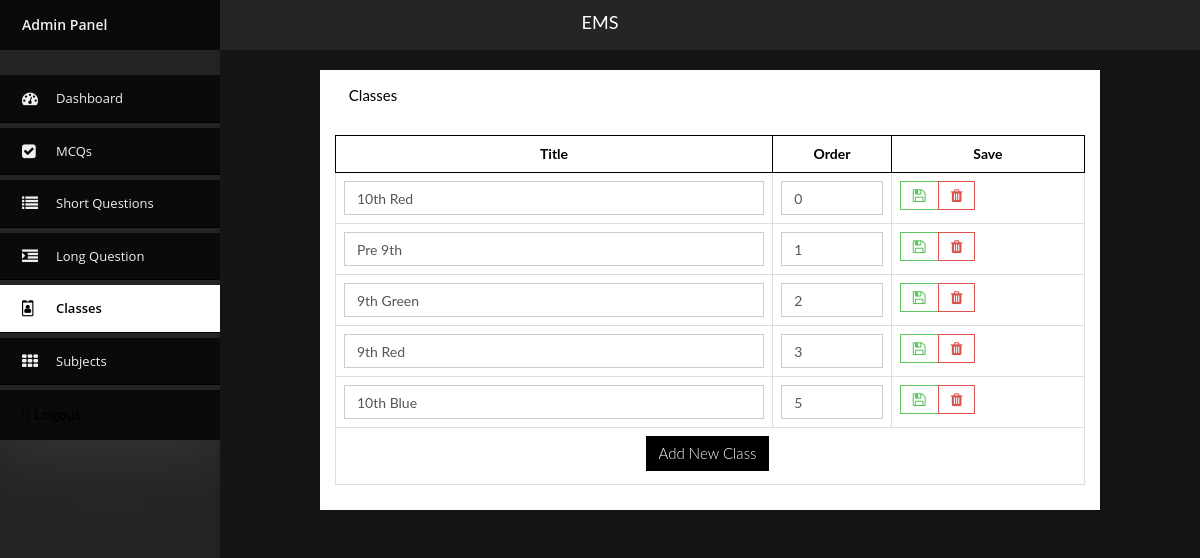
Page /editor/classes.php (signed in) on the earlier database version.
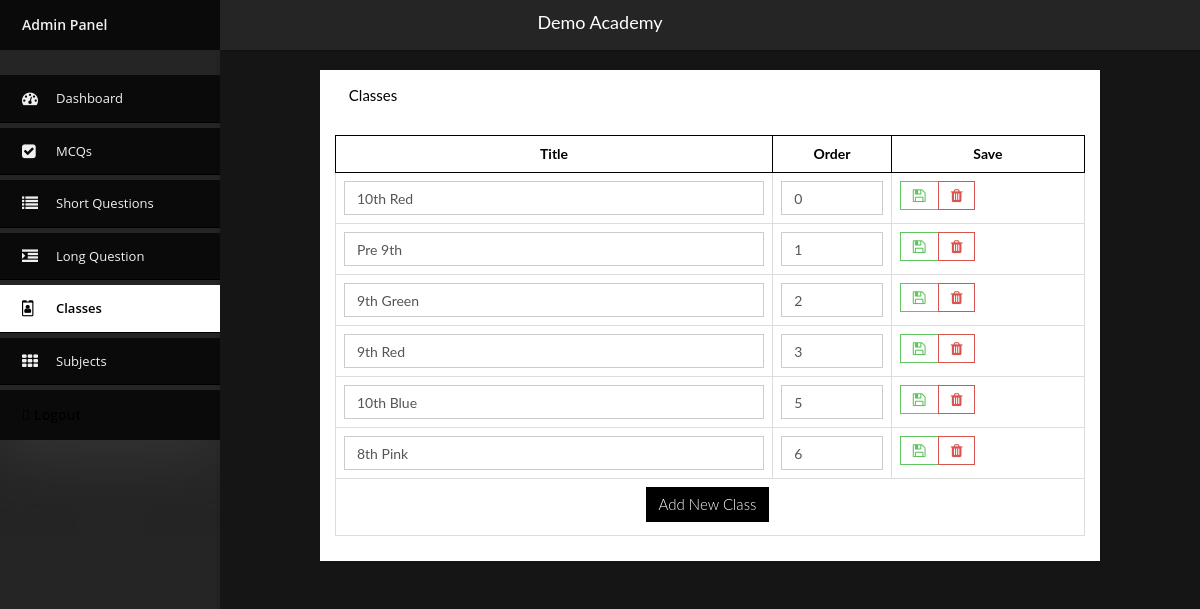
Same page on the later database version.
### tables this page shows
CREATE TABLE IF NOT EXISTS `contact` (
  `id` int(11) NOT NULL AUTO_INCREMENT,
  `sitename` text,
  `logo` text,
  `phone` text,
  `email` text,
  `address` text,
  `gmaps` text,
  `cover` text,
  `post` text,
  `fpost` text,
  `facebook` text,
  `twitter` text,
  `insta` text,
  `youtube` text,
  PRIMARY KEY (`id`)
);

CREATE TABLE IF NOT EXISTS `classes` (
  `id` int(11) NOT NULL AUTO_INCREMENT,
  `name` text NOT NULL,
  `ordr` int(11) NOT NULL,
  `created_at` timestamp NOT NULL DEFAULT CURRENT_TIMESTAMP,
  PRIMARY KEY (`id`)
);

### editor/classes.php (the view, shortened to what this page needs)
<html>
<head>
  <?php include('include/head.php') ?>
  <?php if(empty( $_GET['page_name'])) $link = 'Null' ?>
  <?php if(empty( $_GET['page_name'])) $link = 'classes' ?>
</head>
<body onload="showtoast()" class="page-header-fixed bg-1 sidebar-nav">
  <div class="modal-shiftfix">
    <?php include('include/header.php') ?>
    <div class="container-fluid main-content">
      <div class="row">
        <div class="col-lg-1">
        </div>
        <div class="col-lg-10">
          <div class="widget-container fluid-height clearfix">
            <div class="heading" style="text-transform: capitalize;">
              <i class="fa fa-images"></i> Classes
            </div>
            <div class="widget-content padded clearfix">
              <table class="table table-bordered">
                <thead>
                  <th>
                   Title
                 </th>
                <th style="max-width: 60px;">
                  Order
                </th>
                <th class="hidden-xs">
                  Save
                </th>
              </thead>
              <tbody>
                <?php
                $rows =mysqli_query($con,"SELECT * FROM classes  ORDER BY ordr" ) or die(mysqli_error($con));
                $n=0;
                while($row=mysqli_fetch_array($rows)){
                  $name = $row['name'];
                  $ordr = $row['ordr'];
                  $id = $row['id'];
                  ?>
                  <form method="post" action="" enctype="multipart/form-data">
                    <tr>
                      <td>
                        <input type="text" class="form-control" name="name<?php echo $n ?>" value="<?php echo $name ?>">
                      </td>
                      <td  style="max-width: 60px;">
                        <input required="" type="text" class="form-control" name="ordr<?php echo $n ?>" value="<?php echo $ordr ?>">
                      </td>
                      <td>
                        <div class="btn-group">
                          <button type="submit" name="savecat<?php echo $n ?>" class="btn btn-success-outline" value="<?php echo $id ?>"> <i class="fa fa-save"></i></button>
                          <button type="submit" name="delcat<?php echo $n ?>" class="btn btn-danger-outline" value="<?php echo $id ?>"> <i class="fa fa-trash"></i></button>
                        </div>
                      </td>
                    </tr>
                  </form>
                  <?php $n++; } ?>
                  <tr>
                    <td colspan="5" class="text-center">
                      <button type="button" class="btn btn-primary" data-toggle="modal" data-target="#exampleModal">
                        Add New Class
                      </button>
                    </td>
                  </tr>
                </tbody>
              </table>
            </div>
          </div>
        </div>
      </div>
    </div>
      <div class="space">
      </div>
    </div>
  </body>
  </html>

### editor/include/head.php (shortened to what this page needs)
 <?php include"../include/connect.php";?>
<?php
$rows =mysqli_query($con,"SELECT * FROM contact " ) or die(mysqli_error($con));
while($row=mysqli_fetch_array($rows)){
  $sitename = $row['sitename'];
}
?>
<link rel="stylesheet" href="../plugins/font-awesome/css/font-awesome.min.css">
<link href="stylesheets/bootstrap.min.css" media="all" rel="stylesheet" type="text/css" />
<link href="stylesheets/hightop-font.css" media="all" rel="stylesheet" type="text/css" />
<link href="stylesheets/isotope.css" media="all" rel="stylesheet" type="text/css" />
<link href="stylesheets/jquery.fancybox.css" media="all" rel="stylesheet" type="text/css" />
<link href="stylesheets/fullcalendar.css" media="all" rel="stylesheet" type="text/css" />
<link href="stylesheets/wizard.css" media="all" rel="stylesheet" type="text/css" />
<link href="stylesheets/select2.css" media="all" rel="stylesheet" type="text/css" />
<link href="stylesheets/morris.css" media="all" rel="stylesheet" type="text/css" />
<link href="stylesheets/datatables.css" media="all" rel="stylesheet" type="text/css" />
<link href="stylesheets/datepicker.css" media="all" rel="stylesheet" type="text/css" />
<link href="stylesheets/timepicker.css" media="all" rel="stylesheet" type="text/css" />
<link href="stylesheets/colorpicker.css" media="all" rel="stylesheet" type="text/css" />
<link href="stylesheets/bootstrap-switch.css" media="all" rel="stylesheet" type="text/css" />
<link href="stylesheets/bootstrap-editable.css" media="all" rel="stylesheet" type="text/css" />
<link href="stylesheets/daterange-picker.css" media="all" rel="stylesheet" type="text/css" />
<link href="stylesheets/typeahead.css" media="all" rel="stylesheet" type="text/css" />
<link href="stylesheets/summernote.css" media="all" rel="stylesheet" type="text/css" />
<link href="stylesheets/ladda-themeless.min.css" media="all" rel="stylesheet" type="text/css" />
<link href="stylesheets/social-buttons.css" media="all" rel="stylesheet" type="text/css" />
<link href="stylesheets/jquery.fileupload-ui.css" media="screen" rel="stylesheet" type="text/css" />
<link href="stylesheets/dropzone.css" media="screen" rel="stylesheet" type="text/css" />
<link href="stylesheets/nestable.css" media="screen" rel="stylesheet" type="text/css" />
<link href="stylesheets/pygments.css" media="all" rel="stylesheet" type="text/css" />
<link href="stylesheets/style.css" media="all" rel="stylesheet" type="text/css" />
<link rel="stylesheet" href="../plugins/font-awesome/css/font-awesome.min.css">
<link rel="stylesheet" type="text/css" href="newadmin/menu.css">
<link href="custom.css" media="all" rel="stylesheet" type="text/css" />

### editor/include/header.php (shortened to what this page needs)
<div class="navbar navbar-fixed-top">
    <div class="sitetext">
       <center><?php echo $sitename ?> </center>
    </div>
    <div class="container-fluid main-nav clearfix">
    <div class="nav-collapse">
      <ul class="nav">
        <div id="jquery-accordion-menu" class="jquery-accordion-menu black">
        <div class="jquery-accordion-menu-header" style="margin-bottom: 25px;">Admin Panel</div>
        <ul>
          <li><a <?php if($link=='home') echo'class="active"'?> href="home"> <i class="fa fa-dashboard"></i> Dashboard </a></li>
          <li><a <?php if($link=='mcqs') echo'class="active"'?> href="mcqs"> <i class="fa fa-check-square"></i> MCQs </a></li>
          <li><a <?php if($link=='sques') echo'class="active"'?> href="sques"> <i class="fa fa-list"></i> Short Questions </a></li>
          <li><a <?php if($link=='lques') echo'class="active"'?> href="lques"> <i class="fa fa-indent"></i> Long Question </a></li>
          <li><a <?php if($link=='classes') echo'class="active"'?> href="classes"> <i class="fa fa-id-badge"></i> Classes </a></li>
          <li><a <?php if($link=='subjects') echo'class="active"'?> href="subjects"> <i class="fa fa-th"></i> Subjects </a></li>
        </ul>
        <div class="jquery-accordion-menu-footer"><a href="logout.php"> <i class="far fa-sign-out fa-flip-horizontal "></i> Logout </a> </div>
      </div>
      </ul>
    </div>
  </div>
</div>

### editor/newadmin/menu.css (style rules this page uses)
* { box-sizing:border-box; -moz-box-sizing:border-box; -webkit-box-sizing:border-box; }
body { background: #f0f0f0; }
.jquery-accordion-menu,.jquery-accordion-menu { font-family:'Open Sans',sans-serif;box-sizing:border-box;-moz-box-sizing:border-box;-webkit-box-sizing:border-box;outline:0 }
.jquery-accordion-menu { min-width:260px;float:left;position:relative;box-shadow:0 20px 50px #333 }
.jquery-accordion-menu .jquery-accordion-menu-footer,.jquery-accordion-menu .jquery-accordion-menu-header { width:100%;height:50px;padding-left:22px;float:left;line-height:50px;font-weight:600;color:#f0f0f0;background:#414956 }
.jquery-accordion-menu ul { margin:0;padding:0;list-style:none }
.jquery-accordion-menu ul li { width:100%;display:block;float:left;position:relative }
.jquery-accordion-menu ul li a { width:100%;padding:14px 22px;float:left;text-decoration:none;color:#f0f0f0;font-size:13px;background:#414956;white-space:nowrap;position:relative;overflow:hidden;-o-transition:color .2s linear,background .2s linear;-moz-transition:color .2s linear,background .2s linear;-webkit-transition:color .2s linear,background .2s linear;transition:color .2s linear,background .2s linear }
.jquery-accordion-menu>ul>li>a { border-bottom:solid 1px #3b424d }
.jquery-accordion-menu ul li a i { width:34px;float:left;line-height:18px;font-size:16px;text-align:left }
.black.jquery-accordion-menu .jquery-accordion-menu-footer,.black.jquery-accordion-menu .jquery-accordion-menu-header,.black.jquery-accordion-menu ul li a { background:#292929 }
.black.jquery-accordion-menu>ul>li>a { border-bottom-color:#222 }

### editor/custom.css (style rules this page uses)
:root { --theme-color: #000; --theme-text: #fff; --text-color: #000; --hover-color: #7d0000; }
a { color:var(--theme-color); }
.form-control { border-radius:0px; }
.btn { border-radius:0px; }
.btn { font-size: 15px; }
table { width: 100%; }
.space { height: 400px; }
.table > thead > tr > th { border: 1px solid var(--theme-color) !important; text-align: center; }
.sitetext { padding: 10px; color: #fff; font-size: 18px; }
body.sidebar-nav .navbar .container-fluid.main-nav { background: #252525; }
body.sidebar-nav .navbar .container-fluid.main-nav { padding-top: 0px; }
.jquery-accordion-menu { min-width: 200; }
body.sidebar-nav .navbar { height: 50px !important; background: #252525; }
body.bg-1 { background: #151515; }
body.sidebar-nav .navbar .container-fluid.main-nav .nav-collapse .nav { padding-left: 0px; text-align: left; }
.black.jquery-accordion-menu>ul>li>a.active { background: #ffffff; color: var(--theme-color); font-weight: 600; }
.black.jquery-accordion-menu .jquery-accordion-menu-footer, .black.jquery-accordion-menu .jquery-accordion-menu-header, .black.jquery-accordion-menu ul li a { background: #0a0a0a; }
.black.jquery-accordion-menu>ul>li>a { border-bottom-color: var(--theme-color); }

Differences in the rows shown:
changed contact: sitename "EMS" → "Demo Academy"
added classes: name "8th Pink", ordr "6", $id 7 (drawn)
